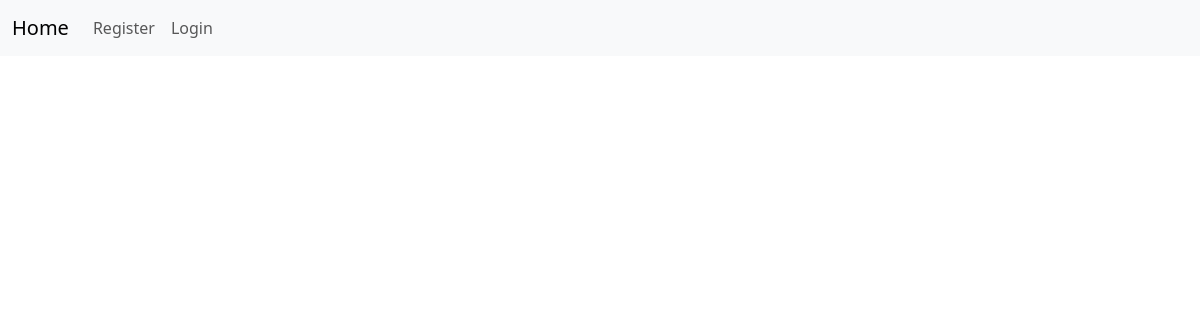
Before: /films/ with the older database file.
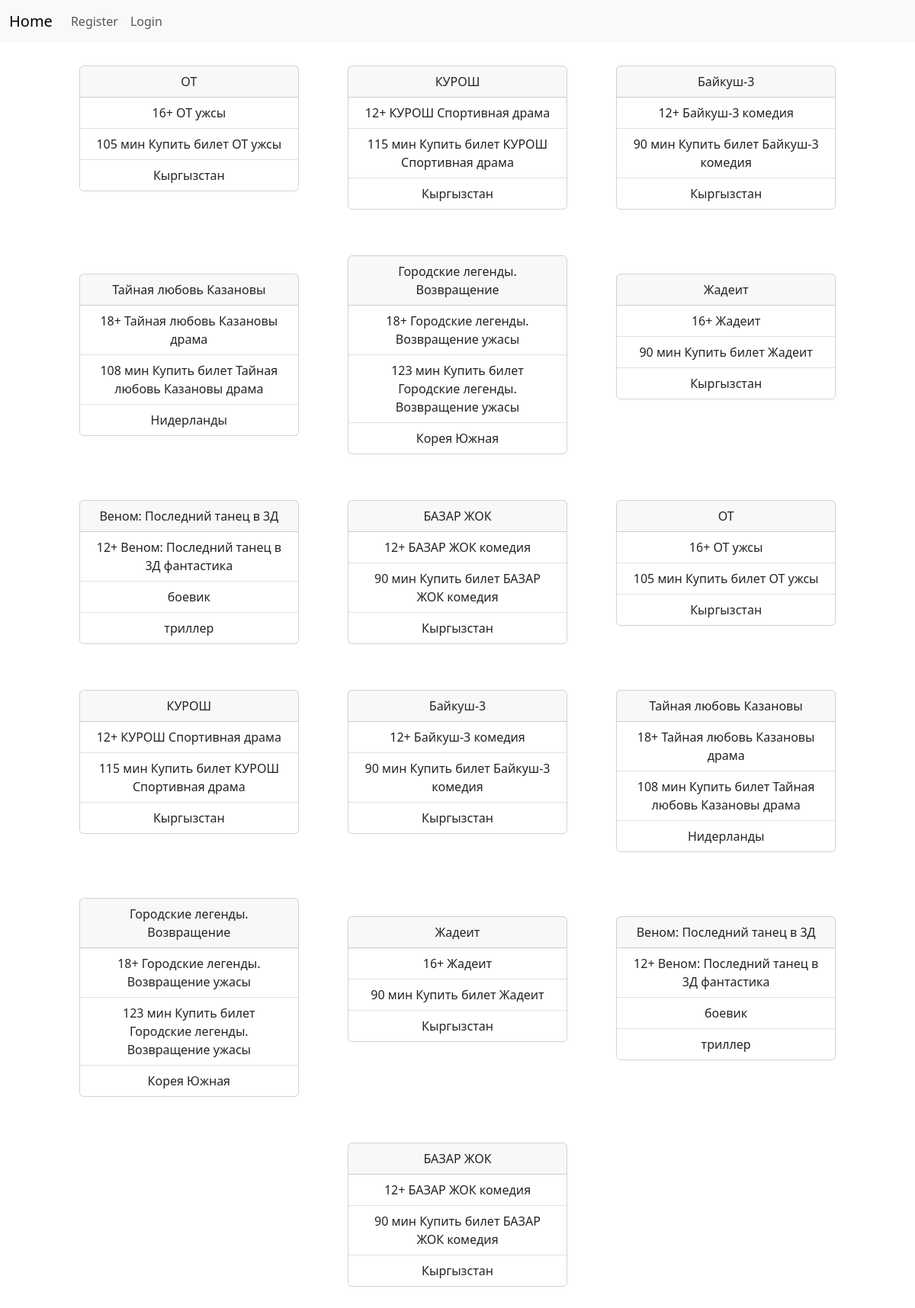
After: the same page with the newer database file.
### parser/models.py (models this page shows, shortened)
class TVParser(models.Model):
    title = models.CharField(max_length=255)
    genre = models.CharField(max_length=255)
    country = models.CharField(max_length=255)
    duration = models.CharField(max_length=255)

### parser/views.py (the view)
# urls.py: path('films/', FilmListView.as_view()),
class FilmListView(ListView):
    model = TVParser
    template_name = 'parser/film_list.html'
    def get_queryset(self):
        return TVParser.objects.all()

### templates/parser/film_list.html
{% extends 'base.html' %}
{% block content %}
<center>
{%for i in object_list%}
    <div class="card" style="width: 18rem; margin: 30px; display: inline-block">
    <div class="card-header">
    {{ i.title }}
    </div>
    <ul class="list-group list-group-flush">
    <li class="list-group-item">{{ i.genre }}</li>
    <li class="list-group-item">{{ i.country }}</li>
    <li class="list-group-item">{{ i.duration }}</li>
    </ul>
    </div>
{% endfor %}
</center>
{% endblock %}

Changed rows visible on the page:
added TVParser: title "ОТ", genre "16+ ОТ ужсы", country "105 мин Купить билет ОТ ужсы", duration "Кыргызстан"
added TVParser: title "КУРОШ", genre "12+ КУРОШ Спортивная драма", country "115 мин Купить билет КУРОШ Спортивная драма", duration "Кыргызстан"
added TVParser: title "Байкуш-3", genre "12+ Байкуш-3 комедия", country "90 мин Купить билет Байкуш-3 комедия", duration "Кыргызстан"
added TVParser: title "Тайная любовь Казановы", genre "18+ Тайная любовь Казановы драма", country "108 мин Купить билет Тайная любовь Казановы драма", duration "Нидерланды"
added TVParser: title "Городские легенды. Возвращение", genre "18+ Городские легенды. Возвращение ужасы", country "123 мин Купить билет Городские легенды. Возвращение ужасы", duration "Корея Южная"
added TVParser: title "Жадеит", genre "16+ Жадеит", country "90 мин Купить билет Жадеит", duration "Кыргызстан"
added TVParser: title "Веном: Последний танец в 3Д", genre "12+ Веном: Последний танец в 3Д фантастика", country "боевик", duration "триллер"
added TVParser: title "БАЗАР ЖОК", genre "12+ БАЗАР ЖОК комедия", country "90 мин Купить билет БАЗАР ЖОК комедия", duration "Кыргызстан"
added TVParser: title "ОТ", genre "16+ ОТ ужсы", country "105 мин Купить билет ОТ ужсы", duration "Кыргызстан"
added TVParser: title "КУРОШ", genre "12+ КУРОШ Спортивная драма", country "115 мин Купить билет КУРОШ Спортивная драма", duration "Кыргызстан"
added TVParser: title "Байкуш-3", genre "12+ Байкуш-3 комедия", country "90 мин Купить билет Байкуш-3 комедия", duration "Кыргызстан"
added TVParser: title "Тайная любовь Казановы", genre "18+ Тайная любовь Казановы драма", country "108 мин Купить билет Тайная любовь Казановы драма", duration "Нидерланды"
added TVParser: title "Городские легенды. Возвращение", genre "18+ Городские легенды. Возвращение ужасы", country "123 мин Купить билет Городские легенды. Возвращение ужасы", duration "Корея Южная"
added TVParser: title "Жадеит", genre "16+ Жадеит", country "90 мин Купить билет Жадеит", duration "Кыргызстан"
added TVParser: title "Веном: Последний танец в 3Д", genre "12+ Веном: Последний танец в 3Д фантастика", country "боевик", duration "триллер"
added TVParser: title "БАЗАР ЖОК", genre "12+ БАЗАР ЖОК комедия", country "90 мин Купить билет БАЗАР ЖОК комедия", duration "Кыргызстан"
